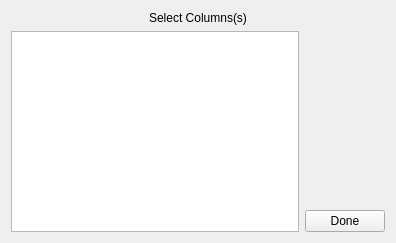
<?xml version="1.0" encoding="UTF-8"?>
<ui version="4.0">
 <class>plot</class>
 <widget class="QWidget" name="plot">
  <property name="geometry">
   <rect>
    <x>0</x>
    <y>0</y>
    <width>396</width>
    <height>243</height>
   </rect>
  </property>
  <property name="windowTitle">
   <string>Add Plot</string>
  </property>
  <layout class="QVBoxLayout" name="verticalLayout_3">
   <item>
    <layout class="QVBoxLayout" name="verticalLayout_2">
     <item>
      <widget class="QLabel" name="label">
       <property name="text">
        <string>Select Columns(s)</string>
       </property>
       <property name="alignment">
        <set>Qt::AlignCenter</set>
       </property>
      </widget>
     </item>
     <item>
      <layout class="QHBoxLayout" name="horizontalLayout">
       <item>
        <widget class="QListWidget" name="colList">
         <property name="dragEnabled">
          <bool>false</bool>
         </property>
         <property name="sortingEnabled">
          <bool>false</bool>
         </property>
        </widget>
       </item>
       <item>
        <layout class="QVBoxLayout" name="verticalLayout">
         <item>
          <spacer name="verticalSpacer">
           <property name="orientation">
            <enum>Qt::Vertical</enum>
           </property>
           <property name="sizeHint" stdset="0">
            <size>
             <width>20</width>
             <height>40</height>
            </size>
           </property>
          </spacer>
         </item>
         <item>
          <widget class="QPushButton" name="doneB">
           <property name="text">
            <string>Done</string>
           </property>
          </widget>
         </item>
        </layout>
       </item>
      </layout>
     </item>
    </layout>
   </item>
  </layout>
 </widget>
 <resources/>
 <connections/>
</ui>
